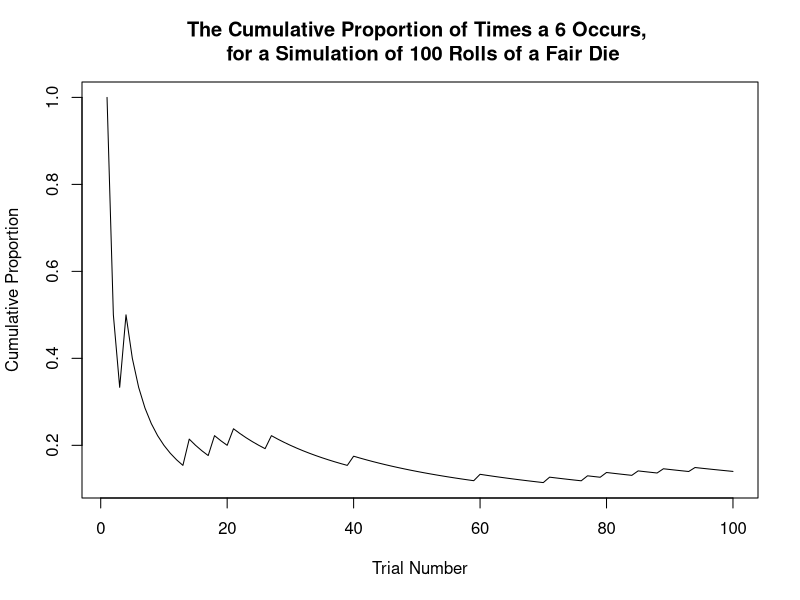

This chart was generated by the following R code:
#############################################################
## R code to reproduce statistical analysis in the textbook:
## Agresti, Franklin, Klingenberg
## Statistics: The Art & Science of Learning from Data
## 5th Edition, Pearson 2021
## Web: ArtofStat.com
## Copyright: Bernhard Klingenberg
############################################################

###################
###  Chapter 5  ###
###  Example 2  ###
###################

###################
##   Randomness  ##
###################

# Rolling a fair 6 sided die 100 times
set.seed(22) # for reproducibility
rolls <- sample(6, 100, replace = TRUE)

# To obtain the cumulative proportion of the rolls
sixes <- rolls == 6
frequency <- cumsum(sixes)
cumulative_frequency <- frequency / 1:100
cumulative_sum <- cumsum(sixes)
cumulative_proportion <- cumulative_sum / 1:100

# Plot of the cumulative proportion of the rolls
plot(cumulative_proportion, type = 'l',
     main = 'The Cumulative Proportion of Times a 6 Occurs, \n for a Simulation of 100 Rolls of a Fair Die',
     xlab = 'Trial Number', ylab = 'Cumulative Proportion')

